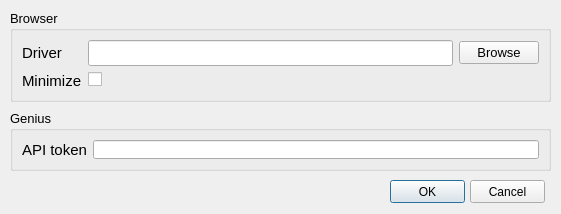
<?xml version="1.0" encoding="UTF-8"?>
<ui version="4.0">
    <class>settings_window</class>
    <widget class="QDialog" name="settings_window">
        <property name="geometry">
            <rect>
                <x>0</x>
                <y>0</y>
                <width>561</width>
                <height>214</height>
            </rect>
        </property>
        <property name="windowTitle">
            <string>Dialog</string>
        </property>
        <widget class="QPushButton" name="ok_push_button">
            <property name="geometry">
                <rect>
                    <x>390</x>
                    <y>180</y>
                    <width>75</width>
                    <height>23</height>
                </rect>
            </property>
            <property name="text">
                <string>OK</string>
            </property>
        </widget>
        <widget class="QPushButton" name="cancel_push_button">
            <property name="geometry">
                <rect>
                    <x>470</x>
                    <y>180</y>
                    <width>75</width>
                    <height>23</height>
                </rect>
            </property>
            <property name="text">
                <string>Cancel</string>
            </property>
        </widget>
        <widget class="QGroupBox" name="browser_group_box">
            <property name="geometry">
                <rect>
                    <x>10</x>
                    <y>10</y>
                    <width>541</width>
                    <height>92</height>
                </rect>
            </property>
            <property name="font">
                <font>
                    <pointsize>10</pointsize>
                </font>
            </property>
            <property name="title">
                <string>Browser</string>
            </property>
            <layout class="QFormLayout" name="formLayout">
                <item row="0" column="0">
                    <widget class="QLabel" name="driver_label">
                        <property name="font">
                            <font>
                                <pointsize>11</pointsize>
                            </font>
                        </property>
                        <property name="text">
                            <string>Driver</string>
                        </property>
                    </widget>
                </item>
                <item row="1" column="0">
                    <widget class="QLabel" name="minimize_label">
                        <property name="font">
                            <font>
                                <pointsize>11</pointsize>
                            </font>
                        </property>
                        <property name="text">
                            <string>Minimize</string>
                        </property>
                    </widget>
                </item>
                <item row="1" column="1">
                    <widget class="QCheckBox" name="minimize_check_box">
                        <property name="font">
                            <font>
                                <pointsize>11</pointsize>
                            </font>
                        </property>
                        <property name="text">
                            <string/>
                        </property>
                    </widget>
                </item>
                <item row="0" column="1">
                    <layout class="QHBoxLayout" name="driver_horizontal_layout">
                        <item>
                            <widget class="QLineEdit" name="driver_line_edit">
                                <property name="font">
                                    <font>
                                        <pointsize>11</pointsize>
                                    </font>
                                </property>
                            </widget>
                        </item>
                        <item>
                            <widget class="QPushButton" name="driver_browse_push_button">
                                <property name="text">
                                    <string>Browse</string>
                                </property>
                            </widget>
                        </item>
                    </layout>
                </item>
            </layout>
        </widget>
        <widget class="QGroupBox" name="genius_group_box">
            <property name="geometry">
                <rect>
                    <x>10</x>
                    <y>110</y>
                    <width>541</width>
                    <height>61</height>
                </rect>
            </property>
            <property name="font">
                <font>
                    <pointsize>10</pointsize>
                </font>
            </property>
            <property name="title">
                <string>Genius</string>
            </property>
            <layout class="QFormLayout" name="formLayout_2">
                <item row="0" column="0">
                    <widget class="QLabel" name="api_token_label">
                        <property name="font">
                            <font>
                                <pointsize>11</pointsize>
                            </font>
                        </property>
                        <property name="text">
                            <string>API token</string>
                        </property>
                    </widget>
                </item>
                <item row="0" column="1">
                    <widget class="QLineEdit" name="api_token_line_edit">
                        <property name="font">
                            <font>
                                <pointsize>11</pointsize>
                            </font>
                        </property>
                    </widget>
                </item>
            </layout>
        </widget>
    </widget>
    <tabstops>
        <tabstop>ok_push_button</tabstop>
        <tabstop>cancel_push_button</tabstop>
        <tabstop>minimize_check_box</tabstop>
        <tabstop>api_token_line_edit</tabstop>
    </tabstops>
    <resources/>
    <connections/>
</ui>
